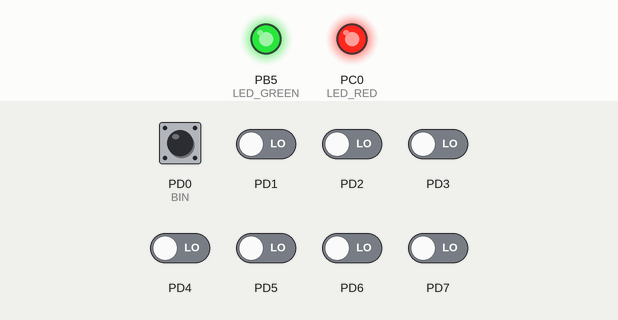
The program below on a simulated ATmega328P, built with avr-gcc and emulated at 16 MHz. Shown: output pins drawn as LEDs (lit = HIGH). The inputs (shaded band) are chosen by the test bench; at power-on: PD0 (BIN) HIGH, PD1–7 LOW.

Above: at 2.3 s.
2.4 s: PD0 (BIN) pulled LOW for 0.65 s
At 2.9 s:
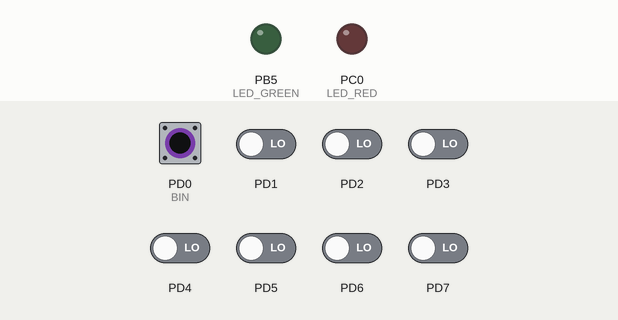
Timing chart, 0 to 5.4 s (numbered marks = the images above; inputs shaded):
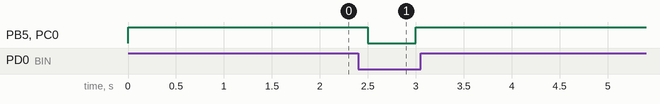

The program:

main.c
```c
			/********************************************//**
			*         Nadir Osman Al-Wattar
							main.c
			 ***********************************************/
/* Defines -----------------------------------------------------------*/
#define LED_GREEN   PB5     // AVR pin where green LED is connected
#define LED_RED   PC0       // AVR pin where red LED is connected
#define BIN PD0
#define BLINK_DELAY 500
#ifndef F_CPU
#define F_CPU 16000000      // CPU frequency in Hz required for delay
#endif

/* Includes ----------------------------------------------------------*/
#include <util/delay.h>     // Functions for busy-wait delay loops
#include <avr/io.h>         // AVR device-specific IO definitions
#include "gpio.h"           // GPIO library for AVR-GCC
uint8_t perform=0;

/* Function definitions ----------------------------------------------*/
/**
 * Main function where the program execution begins. Toggle two LEDs
 * when a push button is pressed. Functions from user-defined GPIO
 * library is used instead of low-level logic operations.
 */
int main(void)
{
    /* GREEN LED */
    GPIO_config_output(&DDRB, LED_GREEN);
    GPIO_write_high(&PORTB, LED_GREEN); // Turn on Led, because active-high Led


    /* second LED */
	 GPIO_config_output(&DDRC, LED_RED);
	 GPIO_write_high(&PORTC, LED_RED); // Turn off Led, because active-low Led


    /* push button */

	GPIO_config_input_pullup(&DDRD,BIN);


    // Infinite loop

    while (1)
    {
        // Pause several milliseconds
        _delay_ms(BLINK_DELAY);

				 perform=GPIO_read(&PORTD,BIN); // assign the function to the "perform"

			if (perform==1)
			{
				GPIO_toggle(&PORTB,LED_GREEN);
				GPIO_toggle(&PORTC,LED_RED);

			}

	}
    // Will never reach this
    return 0;
}
```

gpio.c
```c
			/********************************************//**
			*         Nadir Osman Al-Wattar
							gpio.c
			 ***********************************************/

/* Includes ----------------------------------------------------------*/
#include "gpio.h"


/* Function definitions ----------------------------------------------*/
void GPIO_config_output(volatile uint8_t *reg_name, uint8_t pin_num)
{
    *reg_name = *reg_name | (1<<pin_num);
}

/*--------------------------------------------------------------------*/
/* GPIO_config_input_nopull */

/*--------------------------------------------------------------------*/
void GPIO_config_input_pullup(volatile uint8_t *reg_name, uint8_t pin_num)
{
    *reg_name = *reg_name & ~(1<<pin_num);  // Data Direction Register
    *reg_name++;                    // Change pointer to Data Register(if we increment the pointer then the pointer point the PORT register)
    *reg_name = *reg_name | (1<<pin_num);   // Data Register
}

void GPIO_config_input_nopull(volatile uint8_t *reg_name, uint8_t pin_num)
{
  *reg_name = *reg_name & ~(1<<pin_num);  // Data Direction Register
  *reg_name++;                    // Change pointer to Data Register(if we increment the pointer then the pointer point the PORT register)
  *reg_name = *reg_name & ~ (1<<pin_num);   // Data Register
}
/*--------------------------------------------------------------------*/
void GPIO_write_low(volatile uint8_t *reg_name, uint8_t pin_num)
{
    *reg_name = *reg_name & ~(1<<pin_num);// Clear bit (and not)
}

/*--------------------------------------------------------------------*/
/* GPIO_write_high */
void GPIO_write_high (volatile uint8_t *reg_name, uint8_t pin_num)
{
	 *reg_name = *reg_name | (1<<pin_num);// Set bit
}

/*--------------------------------------------------------------------*/
/* GPIO_toggle */

void GPIO_toggle (volatile uint8_t *reg_name, uint8_t pin_num)
{
 *reg_name = *reg_name ^ (1<<pin_num);	//Toggle bit(XOR)
}
/*--------------------------------------------------------------------*/
/* GPIO_read */

uint8_t GPIO_read(volatile uint8_t *reg_name, uint8_t pin_num)
{


	 if (bit_is_clear(PIND,pin_num))
	{

	    return 1;// if pressed it returns the value 1
	}
	else
	{
		return 0; // if the button is not pressed it returns the value 0
	}
}
```

gpio.h
```c
#ifndef GPIO_H
#define GPIO_H

/***********************************************************************
 *
 * GPIO library for AVR-GCC.
 * ATmega328P (Arduino Uno), 16 MHz, AVR 8-bit Toolchain 3.6.2
 *
 * Copyright (c) 2019-2020 Tomas Fryza
 * Dept. of Radio Electronics, Brno University of Technology, Czechia
 * This work is licensed under the terms of the MIT license.
 *
 **********************************************************************/

/**
 * @file  gpio.h
 * @brief GPIO library for AVR-GCC.
 *
 * @details
 * The library contains functions for controlling AVRs' gpio pin(s).
 *
 * @note
 * Based on AVR Libc Reference Manual. Tested on ATmega328P (Arduino Uno),
 * 16 MHz, AVR 8-bit Toolchain 3.6.2.
 *
 * @copyright (c) 2019-2020 Tomas Fryza
 * Dept. of Radio Electronics, Brno University of Technology, Czechia
 * This work is licensed under the terms of the MIT license.
 */

/* Includes ----------------------------------------------------------*/
#include <avr/io.h>

/* Function prototypes -----------------------------------------------*/
/**
 * @brief Configure one output pin in Data Direction Register.
 * @param reg_name - Address of Data Direction Register, such as &DDRA,
 *                   &DDRB, ...
 * @param pin_num - Pin designation in the interval 0 to 7
 */

void GPIO_config_output(volatile uint8_t *reg_name, uint8_t pin_num);

/* GPIO_config_input_nopull */
void GPIO_config_input_nopull(volatile uint8_t *reg_name, uint8_t pin_num);


void GPIO_config_input_pullup(volatile uint8_t *reg_name, uint8_t pin_num);

void GPIO_write_low(volatile uint8_t *reg_name, uint8_t pin_num);

/* GPIO_write_high */
void GPIO_write_high (volatile uint8_t *reg_name, uint8_t pin_num);


/* GPIO_toggle */

void GPIO_toggle (volatile uint8_t *reg_name, uint8_t pin_num);

/* GPIO_READ */

uint8_t GPIO_read(volatile uint8_t *reg_name, uint8_t pin_num);

#endif
```

Measured:
- after the input at 2.4 s, PB5 (LED_GREEN), PC0 (LED_RED): HIGH → LOW after 0.10 s, → HIGH 0.50 s later
